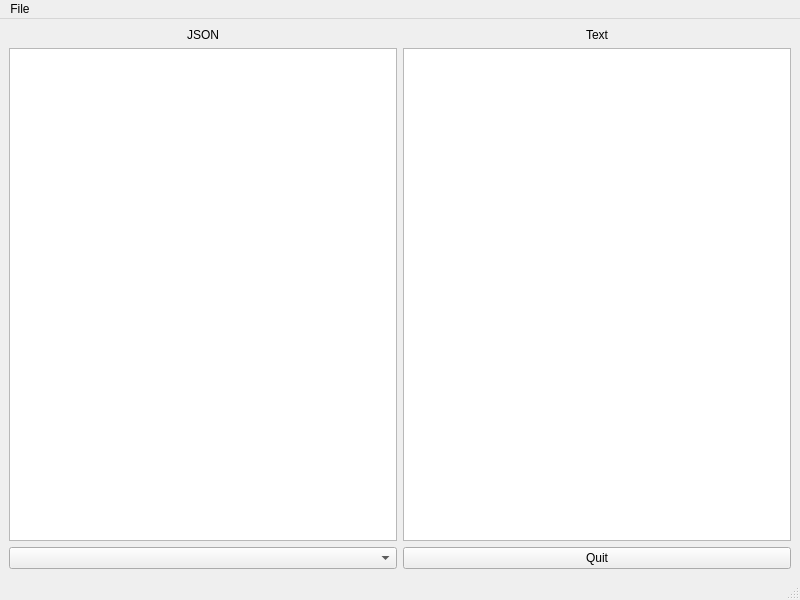
<?xml version="1.0" encoding="UTF-8"?>
<ui version="4.0">
 <class>MainWindow</class>
 <widget class="QMainWindow" name="MainWindow">
  <property name="geometry">
   <rect>
    <x>0</x>
    <y>0</y>
    <width>800</width>
    <height>600</height>
   </rect>
  </property>
  <property name="windowTitle">
   <string>MainWindow</string>
  </property>
  <widget class="QWidget" name="centralwidget">
   <property name="enabled">
    <bool>true</bool>
   </property>
   <layout class="QGridLayout" name="gridLayout">
    <item row="0" column="0">
     <layout class="QHBoxLayout" name="horizontalLayout_3">
      <item>
       <widget class="QLabel" name="label_2">
        <property name="text">
         <string>JSON</string>
        </property>
        <property name="alignment">
         <set>Qt::AlignCenter</set>
        </property>
       </widget>
      </item>
      <item>
       <widget class="QLabel" name="label">
        <property name="text">
         <string>Text</string>
        </property>
        <property name="textFormat">
         <enum>Qt::AutoText</enum>
        </property>
        <property name="alignment">
         <set>Qt::AlignCenter</set>
        </property>
       </widget>
      </item>
     </layout>
    </item>
    <item row="1" column="0">
     <layout class="QHBoxLayout" name="horizontalLayout">
      <item>
       <widget class="QTextEdit" name="jsonDisplay">
        <property name="lineWrapMode">
         <enum>QTextEdit::NoWrap</enum>
        </property>
        <property name="readOnly">
         <bool>true</bool>
        </property>
       </widget>
      </item>
      <item>
       <widget class="QTextEdit" name="textDisplay">
        <property name="lineWrapMode">
         <enum>QTextEdit::NoWrap</enum>
        </property>
        <property name="readOnly">
         <bool>true</bool>
        </property>
        <property name="tabStopDistance">
         <double>40.000000000000000</double>
        </property>
       </widget>
      </item>
     </layout>
    </item>
    <item row="2" column="0">
     <layout class="QVBoxLayout" name="verticalLayout"/>
    </item>
    <item row="3" column="0">
     <layout class="QHBoxLayout" name="horizontalLayout_2">
      <item>
       <widget class="QComboBox" name="comboBox"/>
      </item>
      <item>
       <widget class="QPushButton" name="quit">
        <property name="text">
         <string>Quit</string>
        </property>
       </widget>
      </item>
     </layout>
    </item>
   </layout>
  </widget>
  <widget class="QMenuBar" name="menubar">
   <property name="geometry">
    <rect>
     <x>0</x>
     <y>0</y>
     <width>800</width>
     <height>25</height>
    </rect>
   </property>
   <widget class="QMenu" name="menuFile">
    <property name="title">
     <string>File</string>
    </property>
    <addaction name="actionOpen"/>
    <addaction name="actionQuit"/>
   </widget>
   <addaction name="menuFile"/>
  </widget>
  <widget class="QStatusBar" name="statusbar"/>
  <action name="actionOpen">
   <property name="text">
    <string>Open</string>
   </property>
   <property name="shortcut">
    <string>Ctrl+O</string>
   </property>
  </action>
  <action name="actionQuit">
   <property name="text">
    <string>Quit</string>
   </property>
  </action>
 </widget>
 <resources/>
 <connections>
  <connection>
   <sender>quit</sender>
   <signal>clicked()</signal>
   <receiver>MainWindow</receiver>
   <slot>close()</slot>
   <hints>
    <hint type="sourcelabel">
     <x>596</x>
     <y>545</y>
    </hint>
    <hint type="destinationlabel">
     <x>399</x>
     <y>299</y>
    </hint>
   </hints>
  </connection>
 </connections>
</ui>
